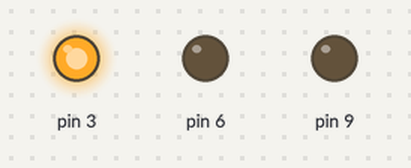
Bench run of a sketch on a simulated Arduino Uno, built with avr-gcc and run on an emulated ATmega328P. Shown: output pins drawn as LEDs (lit = HIGH).

Above: at 0.5 s.
At 1.5 s:
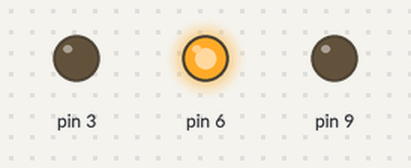
At 5.5 s:
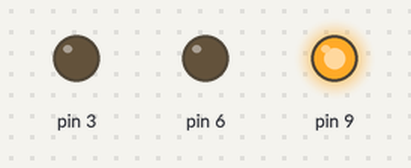
Timing chart, 0 to 6.9 s (numbered marks = the images above):
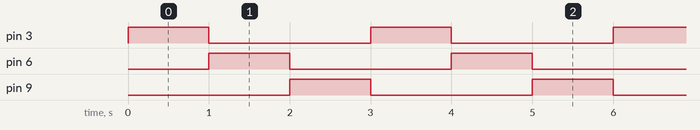

Measured:
- by itself, pin 3, pin 6, pin 9: alternates HIGH for 1.0 s and LOW for 2.0 s
- by itself, everything shown: repeats every 3.0 s, in 3 steps

The sketch:

Simple_LED_blink.ino
```cpp
int counter;

void setup()
{
  pinMode(3, OUTPUT);
  pinMode(6, OUTPUT);
  pinMode(9, OUTPUT);
}

void loop()
{
  for (counter = 0; counter < 10; ++counter) {
    digitalWrite(3, HIGH);
    digitalWrite(6, LOW);
    digitalWrite(9, LOW);
    delay(1000); // Wait for 1000 millisecond(s)
    digitalWrite(3, LOW);
    digitalWrite(6, HIGH);
    digitalWrite(9, LOW);
    delay(1000); // Wait for 1000 millisecond(s)
    digitalWrite(3, LOW);
    digitalWrite(6, LOW);
    digitalWrite(9, HIGH);
    delay(1000); // Wait for 1000 millisecond(s)
  }
}
```
